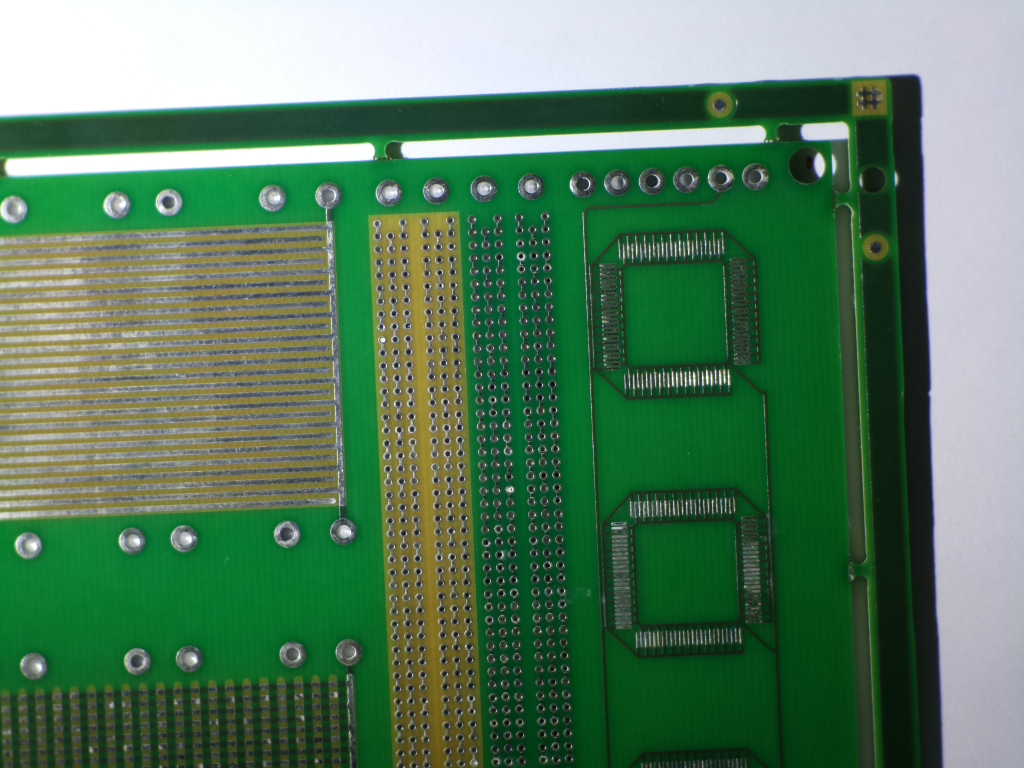
#> input picture examples/defective/b05_r1_sl1_d105.jpg, 1024 x 768 px, found by its file name; its folder holds only this picture in this run
$ jupyter execute --allow-errors masking_images.ipynb
#> lines starting #> are read from the running program, lines starting #| are printed output that depends on the picture
# MASK
This notebook contains the passages applied to masking out relevant areas. First of all the areas corresponding to the relevant parts highlighted by CAM-based techniques. Then the areas corresponding to the failed components of the pictures segmented using external tools.

# Libraries

[cell 1]
import os
import numpy as np
from tqdm import tqdm
import matplotlib.pyplot as plt
from matplotlib.image import imread
import cv2
# from PIL import Image

# Modify and save maps

[cell 2]
results_dir = 'C:\\Users\\leonardo.arrighi\\Documents\\Asac\\TEST_14_low_viz\\grad-cam\\results'
new_dir = 'C:\\Users\\leonardo.arrighi\\Documents\\Asac\\TEST_14_low_viz\\grad-cam\\masked\\grey' # modify the destination dir
image_dir = 'C:\\Users\\leonardo.arrighi\\Documents\\Asac\\TEST_14_low_viz\\grad-cam\\Defective'

[cell 3]
# parameters
maps = ['AblationCAM',
 'EigenCAM',
 'EigenGradCAM',
 'FullGrad',
 'GradCAM',
 'GradCAMElementWise',
 'GradCAMPlusPlus',
 'HiResCAM',
 'LayerCAM',
 'XGradCAM'
 ]

threshold = 0.4 # !!!!!!!!

[cell 4]
# let's create a dictionary name - value r,g,b
dict_image_rgb = {
    'b05_r1_sl1_d105' : [6, 121, 46],
    'b06_r1_sl2_d200' : [26, 85, 37],
    'b07_r3_sl1_d170' : [1, 162, 68],
    'b11_r4_sl1_d255' : [72, 99, 82],
    'b12_r2_sl1_d170' : [16, 63, 27],
    'b13_r2_sl2_d080' : [8, 79, 21],
    'f02_r1_sl1_d060' : [0, 122, 49],
    'f03_r2_sl3_d135' : [51, 95, 72],
    'f04_r3_sl3_d340' : [0, 61, 14],
    'f05_r1_sl1_d240' : [10, 145, 68],
    'f06_r1_sl3_d020' : [2, 97, 33],
    'f07_r1_sl2_d010' : [8, 41, 22],
    'f11_r4_sl1_d060' : [96, 120, 96],
    'f12_r1_sl3_d030' : [82, 104, 83],
}

[cell 5]
# let's create a dictionary name - value r,g,b
dict_image_grey = {
    'b05_r1_sl1_d105' : [206, 206, 218],
    'b06_r1_sl2_d200' : [110, 118, 120],
    'b07_r3_sl1_d170' : [206, 210, 221],
    'b11_r4_sl1_d255' : [152, 161, 170],
    'b12_r2_sl1_d170' : [108, 122, 122],
    'b13_r2_sl2_d080' : [214, 214, 216],
    'f02_r1_sl1_d060' : [210, 213, 218],
    'f03_r2_sl3_d135' : [113, 154, 158],
    'f04_r3_sl3_d340' : [206, 213, 223],
    'f05_r1_sl1_d240' : [209, 210, 212],
    'f06_r1_sl3_d020' : [192, 191, 197],
    'f07_r1_sl2_d010' : [196, 207, 209],
    'f11_r4_sl1_d060' : [156, 164, 175],
    'f12_r1_sl3_d030' : [153, 165, 179],
}

[cell 6]
# -- per mappa di gradcam
for mappa in maps:
    for path, dirs, files in os.walk(results_dir + '\\' + mappa + '\\' + 'defective_cam'):
        for file in tqdm(files):

            filename, ext = os.path.splitext(file)

            if 'result' not in filename:
                # importare la mappa di gradcam
                image = np.loadtxt(path + '\\' + file, delimiter=',')
                image = image.tolist()

                original = imread(image_dir + '\\' + filename + '.jpg')
                original = original.copy()

                # out = np.zeros((768, 1024, 4), dtype = np.uint8)

                # selezionare i pixels maggiori della treshold come matrice bidimensionale di 0 e 1
                for i in range(len(image)):
                    for j in range(len(image[0])):
                        if image[i][j] >= threshold:
                            original[i][j] = np.array(dict_image_grey[filename], dtype = np.uint8)
                            # original[i][j] = np.array([255, 255, 255], dtype = np.uint8)
                            # original[i][j] = np.random.randint(256, size = 3, dtype=np.uint8)

                # # salvare la nuova matrice
                plt.imsave(f'{new_dir}\\{mappa}\\{filename}_results.jpg', original)
                # np.savetxt(new_dir + '\\' + mappa + '\\' + filename + '_results.csv', image, delimiter=',')

### Test

[cell 7]
plt.figure()
#> (the rest of this cell did not finish here and is left out)

# Modify and save images

[cell 8]
results_dir = 'C:\\Users\\leonardo.arrighi\\Documents\\Asac\\TEST_14_low_viz\\grad-cam\\masking_dataset_failure\\random'
new_dir = 'C:\\Users\\leonardo.arrighi\\Documents\\Asac\\TEST_14_low_viz\\grad-cam\\segmentation_mask_1.1\\SegmentationClass'
image_dir = 'C:\\Users\\leonardo.arrighi\\Documents\\Asac\\TEST_14_low_viz\\grad-cam\\Defective'

[cell 9]
# let's create a dictionary name - value r,g,b
dict_image_rgb = {
    'b05_r1_sl1_d105' : [6, 121, 46],
    'b06_r1_sl2_d200' : [26, 85, 37],
    'b07_r3_sl1_d170' : [1, 162, 68],
    'b11_r4_sl1_d255' : [72, 99, 82],
    'b12_r2_sl1_d170' : [16, 63, 27],
    'b13_r2_sl2_d080' : [8, 79, 21],
    'f02_r1_sl1_d060' : [0, 122, 49],
    'f03_r2_sl3_d135' : [51, 95, 72],
    'f04_r3_sl3_d340' : [0, 61, 14],
    'f05_r1_sl1_d240' : [10, 145, 68],
    'f06_r1_sl3_d020' : [2, 97, 33],
    'f07_r1_sl2_d010' : [8, 41, 22],
    'f11_r4_sl1_d060' : [96, 120, 96],
    'f12_r1_sl3_d030' : [82, 104, 83],
}

[cell 10]
# let's create a dictionary name - value r,g,b
dict_image_grey = {
    'b05_r1_sl1_d105' : [206, 206, 218],
    'b06_r1_sl2_d200' : [110, 118, 120],
    'b07_r3_sl1_d170' : [206, 210, 221],
    'b11_r4_sl1_d255' : [152, 161, 170],
    'b12_r2_sl1_d170' : [108, 122, 122],
    'b13_r2_sl2_d080' : [214, 214, 216],
    'f02_r1_sl1_d060' : [210, 213, 218],
    'f03_r2_sl3_d135' : [113, 154, 158],
    'f04_r3_sl3_d340' : [206, 213, 223],
    'f05_r1_sl1_d240' : [209, 210, 212],
    'f06_r1_sl3_d020' : [192, 191, 197],
    'f07_r1_sl2_d010' : [196, 207, 209],
    'f11_r4_sl1_d060' : [156, 164, 175],
    'f12_r1_sl3_d030' : [153, 165, 179],
}

[cell 11]
results_dir = 'C:\\Users\\leonardo.arrighi\\Documents\\Asac\\TEST_14_low_viz\\grad-cam\\masking_dataset_failure\\random'
new_dir = 'C:\\Users\\leonardo.arrighi\\Documents\\Asac\\TEST_14_low_viz\\grad-cam\\segmentation_mask_1.1\\SegmentationClass'
image_dir = 'C:\\Users\\leonardo.arrighi\\Documents\\Asac\\TEST_14_low_viz\\grad-cam\\Defective'

for path, dirs, files in os.walk(image_dir):
    for file in tqdm(files):

        filename, ext = os.path.splitext(file)

        if 'result' not in filename:

            original = imread(image_dir + '\\' + file)
#> original is the input picture: shape (768, 1024, 3); mean R, G, B 86.8, 124.4, 94.3
            original = original.copy()

            # aprire la maschera come matrice bidimensionale
            mask = cv2.imread(new_dir + '\\' + filename + '.png', cv2.IMREAD_GRAYSCALE)
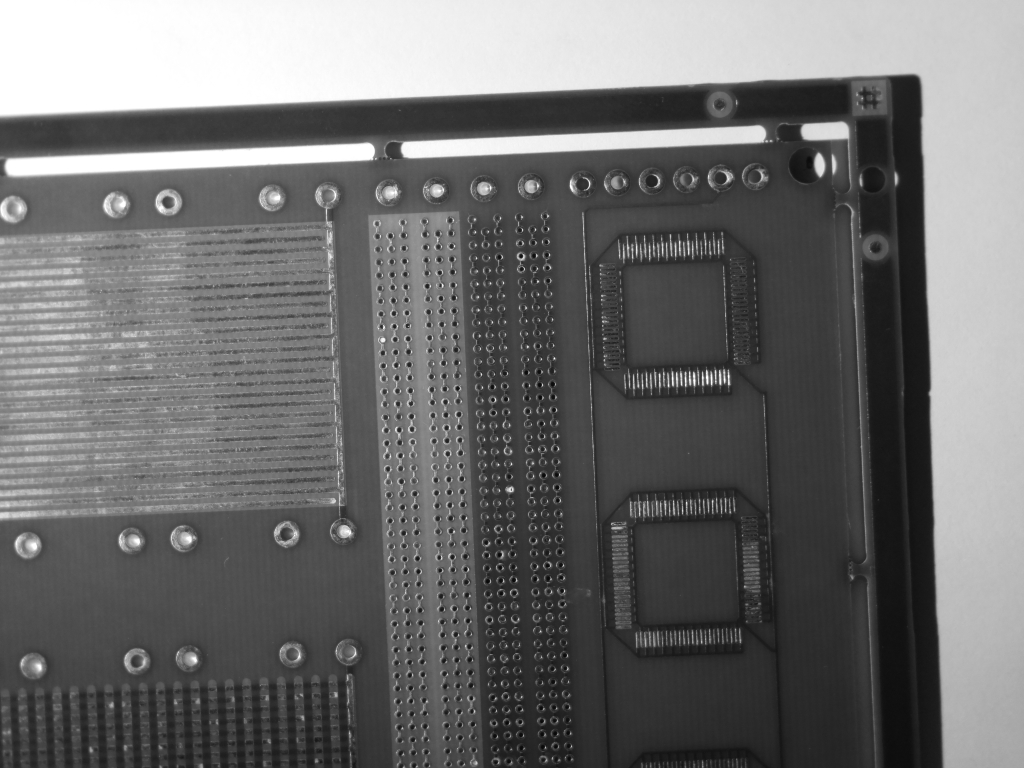
#> mask: shape (768, 1024); min 8, max 255, mean 109.7

            # out = np.zeros((768, 1024, 4), dtype = np.uint8)

            # selezionare i pixels maggiori della treshold come matrice bidimensionale di 0 e 1
            for i in range(len(mask)):
                for j in range(len(mask[0])):
                    if mask[i][j] > 0:
                        # original[i][j] = np.array(dict_image_grey[filename], dtype = np.uint8)
                        # original[i][j] = np.array([0, 0, 0], dtype = np.uint8)
                        original[i][j] = np.random.randint(256, size = 3, dtype=np.uint8)
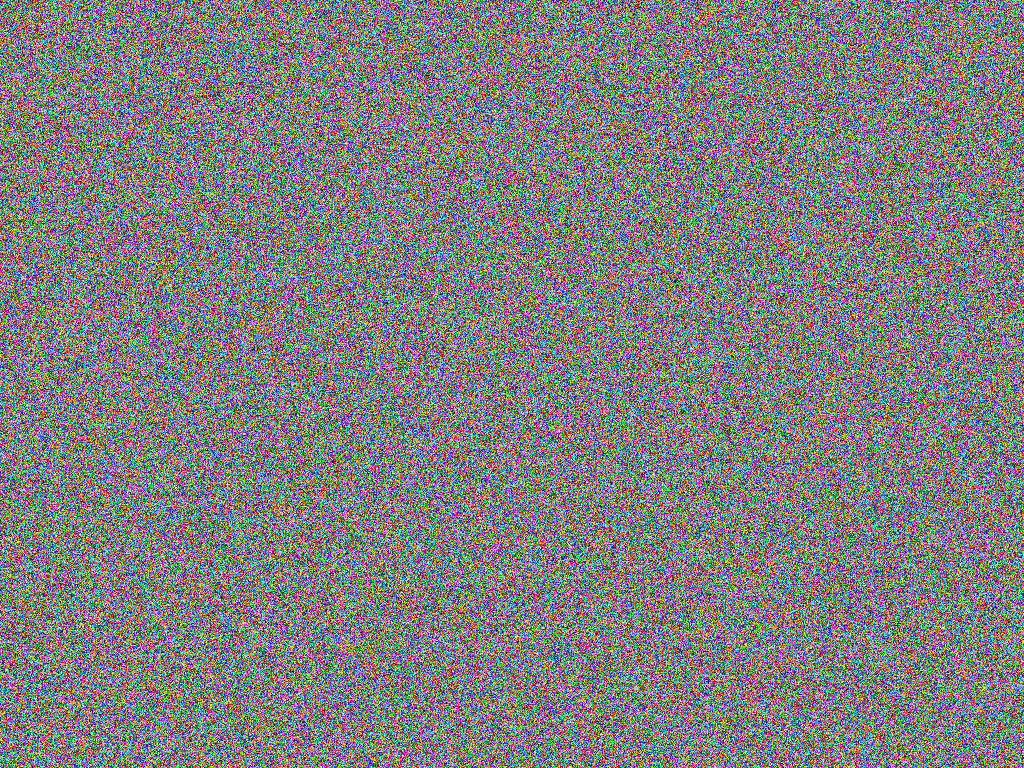
#> original: shape (768, 1024, 3); mean R, G, B 127.5, 127.4, 127.6

            # # salvare la nuova matrice
            plt.imsave(f'{results_dir}\\{filename}_results.jpg', original)
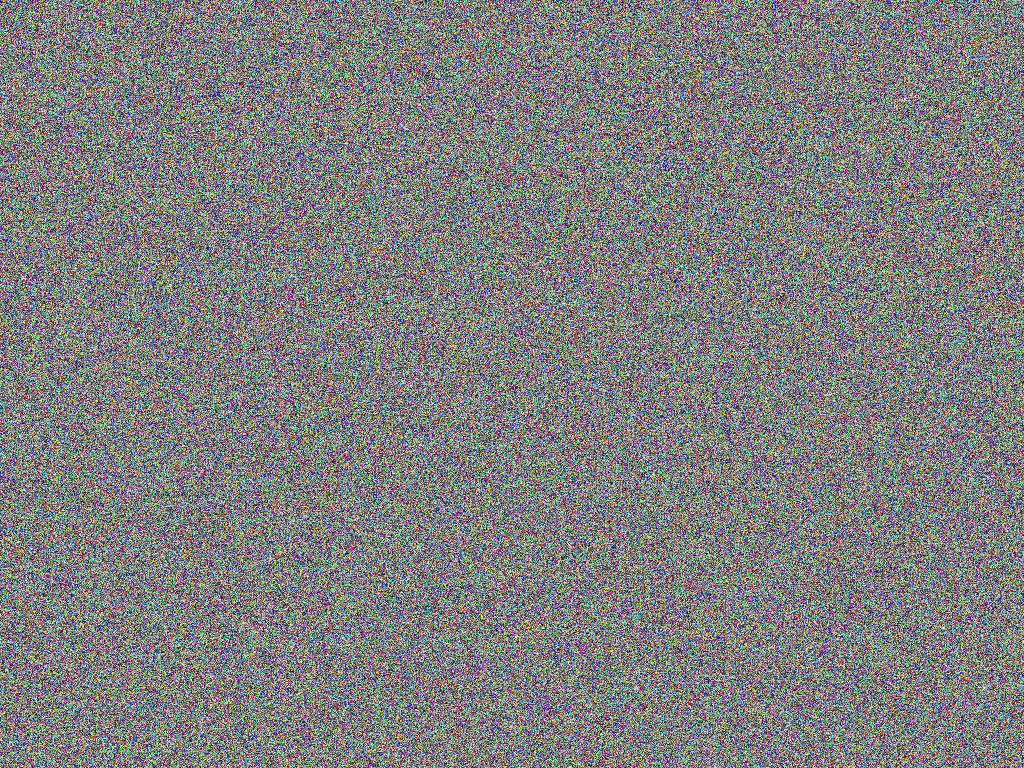
#> saved as b05_r1_sl1_d105_results.jpg: shape (768, 1024, 3); mean R, G, B 127.5, 127.4, 127.6
            # np.savetxt(new_dir + '\\' + mappa + '\\' + filename + '_results.csv', image, delimiter=',')
